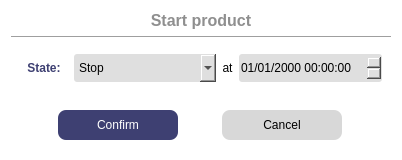
<?xml version="1.0" encoding="UTF-8"?>
<ui version="4.0">
 <class>WStartProduct</class>
 <widget class="QDialog" name="WStartProduct">
  <property name="geometry">
   <rect>
    <x>0</x>
    <y>0</y>
    <width>402</width>
    <height>160</height>
   </rect>
  </property>
  <property name="windowTitle">
   <string>Log data period configuration</string>
  </property>
  <property name="styleSheet">
   <string notr="true">#WStartProduct {
 background-color:white;
 border-radius: 5px;
}
#label{
 color: #3E4072;
 font-weight: 800;
}
#buttonBox{
 background-color: #3E4072;
}
#label_Title{
 color: #8F8F8F;
 font-weight: 600;
}
QComboBox {
 background-color:#DFDFDF;
 border-radius: 3px;
 color: black;
}
QDateTimeEdit {
 background-color:#DFDFDF;
 border-radius: 3px;
}
#pushButton_Confirm,
#pushButton_Cancel {
 border: none;
 border-radius: 8px;
}
#pushButton_Confirm {
 color: white;
 background-color: #3E4072;
}
#pushButton_Confirm:hover {
 color: white;
 background-color: #595D89;
}
#pushButton_Cancel {
 background-color: #D8D8D8;
}
#pushButton_Cancel:hover {
 background-color: #ACACAC;
}</string>
  </property>
  <layout class="QVBoxLayout" name="verticalLayout">
   <item>
    <widget class="QLabel" name="label_Title">
     <property name="font">
      <font>
       <pointsize>12</pointsize>
       <fontweight>DemiBold</fontweight>
      </font>
     </property>
     <property name="text">
      <string>Start product</string>
     </property>
     <property name="alignment">
      <set>Qt::AlignCenter</set>
     </property>
    </widget>
   </item>
   <item>
    <widget class="Line" name="line">
     <property name="orientation">
      <enum>Qt::Horizontal</enum>
     </property>
    </widget>
   </item>
   <item>
    <widget class="QWidget" name="widget" native="true">
     <layout class="QGridLayout" name="gridLayout" columnstretch="1,3,0,3">
      <item row="0" column="0">
       <widget class="QLabel" name="label">
        <property name="text">
         <string>State:</string>
        </property>
        <property name="alignment">
         <set>Qt::AlignCenter</set>
        </property>
       </widget>
      </item>
      <item row="0" column="1">
       <widget class="QComboBox" name="comboBox">
        <property name="minimumSize">
         <size>
          <width>0</width>
          <height>28</height>
         </size>
        </property>
        <property name="maximumSize">
         <size>
          <width>180</width>
          <height>16777215</height>
         </size>
        </property>
        <item>
         <property name="text">
          <string>Stop</string>
         </property>
        </item>
        <item>
         <property name="text">
          <string>Start now</string>
         </property>
        </item>
        <item>
         <property name="text">
          <string>Scheduled start</string>
         </property>
        </item>
       </widget>
      </item>
      <item row="0" column="3">
       <widget class="QDateTimeEdit" name="dateTimeEdit">
        <property name="minimumSize">
         <size>
          <width>0</width>
          <height>28</height>
         </size>
        </property>
        <property name="displayFormat">
         <string>dd/MM/yyyy HH:mm:ss</string>
        </property>
       </widget>
      </item>
      <item row="0" column="2">
       <widget class="QLabel" name="label_at">
        <property name="maximumSize">
         <size>
          <width>20</width>
          <height>16777215</height>
         </size>
        </property>
        <property name="text">
         <string>at</string>
        </property>
        <property name="alignment">
         <set>Qt::AlignCenter</set>
        </property>
       </widget>
      </item>
     </layout>
    </widget>
   </item>
   <item>
    <spacer name="verticalSpacer">
     <property name="orientation">
      <enum>Qt::Vertical</enum>
     </property>
     <property name="sizeHint" stdset="0">
      <size>
       <width>20</width>
       <height>40</height>
      </size>
     </property>
    </spacer>
   </item>
   <item>
    <widget class="QWidget" name="widget_3" native="true">
     <layout class="QHBoxLayout" name="horizontalLayout">
      <item>
       <widget class="QPushButton" name="pushButton_Confirm">
        <property name="minimumSize">
         <size>
          <width>0</width>
          <height>30</height>
         </size>
        </property>
        <property name="maximumSize">
         <size>
          <width>120</width>
          <height>16777215</height>
         </size>
        </property>
        <property name="text">
         <string>Confirm</string>
        </property>
       </widget>
      </item>
      <item>
       <widget class="QPushButton" name="pushButton_Cancel">
        <property name="minimumSize">
         <size>
          <width>120</width>
          <height>30</height>
         </size>
        </property>
        <property name="maximumSize">
         <size>
          <width>120</width>
          <height>16777215</height>
         </size>
        </property>
        <property name="text">
         <string>Cancel</string>
        </property>
       </widget>
      </item>
     </layout>
    </widget>
   </item>
  </layout>
 </widget>
 <resources/>
 <connections>
  <connection>
   <sender>pushButton_Confirm</sender>
   <signal>clicked()</signal>
   <receiver>WStartProduct</receiver>
   <slot>accept()</slot>
   <hints>
    <hint type="sourcelabel">
     <x>146</x>
     <y>127</y>
    </hint>
    <hint type="destinationlabel">
     <x>140</x>
     <y>189</y>
    </hint>
   </hints>
  </connection>
  <connection>
   <sender>pushButton_Cancel</sender>
   <signal>clicked()</signal>
   <receiver>WStartProduct</receiver>
   <slot>reject()</slot>
   <hints>
    <hint type="sourcelabel">
     <x>288</x>
     <y>130</y>
    </hint>
    <hint type="destinationlabel">
     <x>285</x>
     <y>206</y>
    </hint>
   </hints>
  </connection>
 </connections>
</ui>
